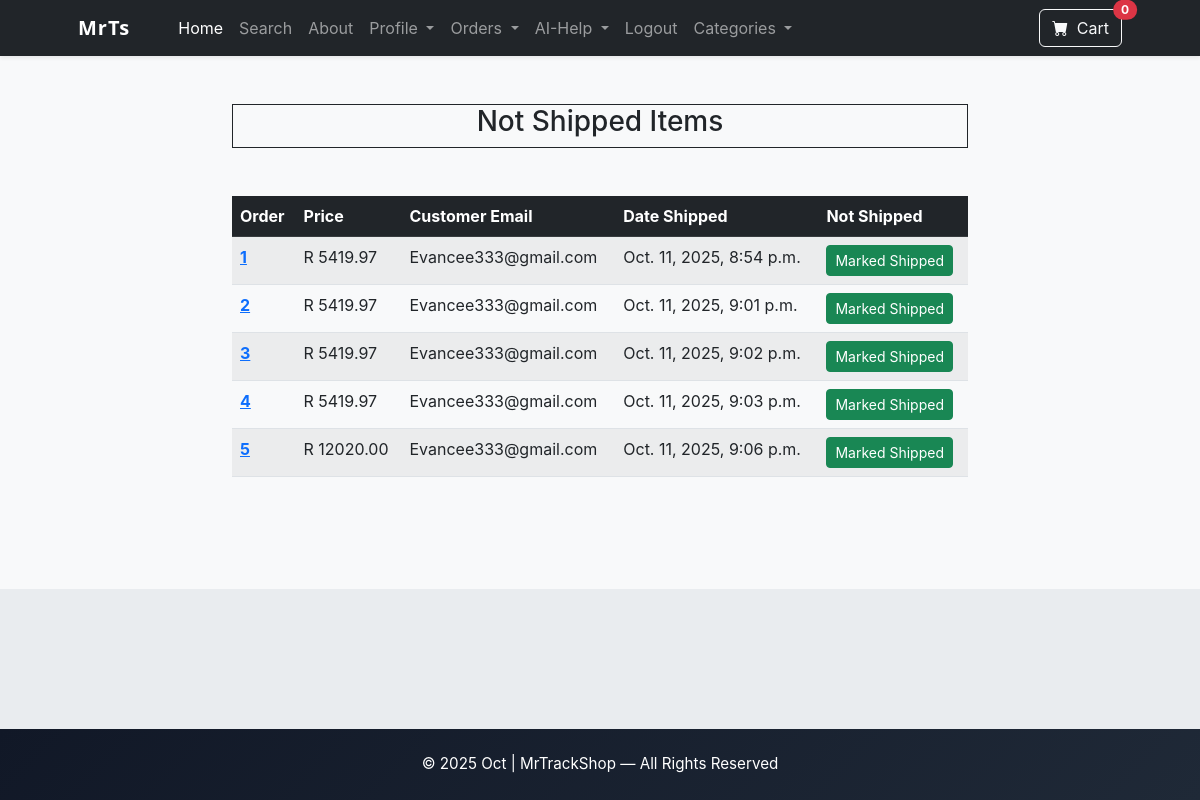
Before: /payment/not_shipped_dash/ (signed in) with the older database file.
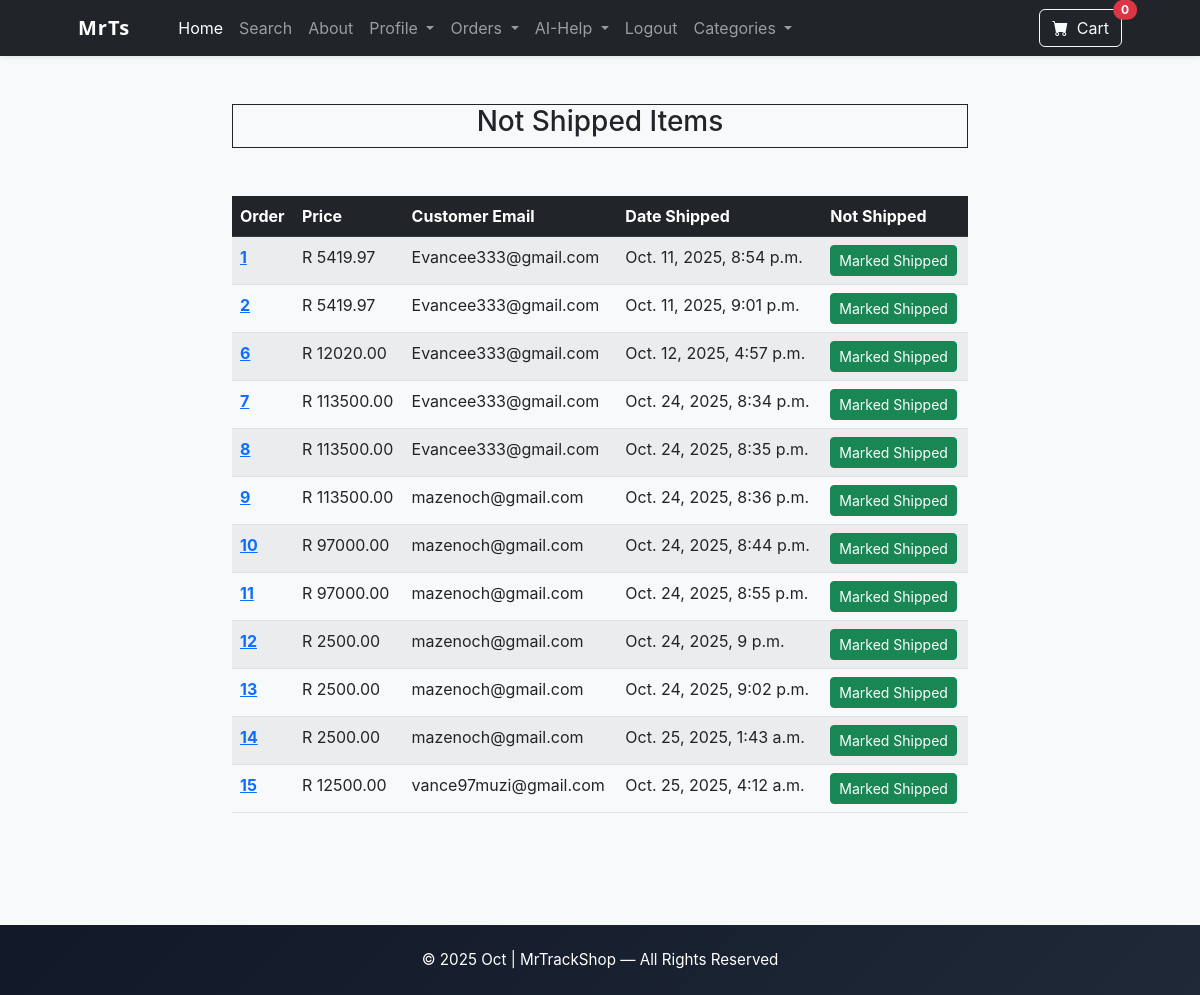
After: the same page with the newer database file.
### payment/models.py (models this page shows, shortened)
class Order(models.Model):
    user = models.ForeignKey(User, on_delete=models.CASCADE,null=True)
    full_name = models.CharField(max_length=250)
    email =models.EmailField(max_length=250)
    shipping_address = models.TextField(max_length=15000)
    amount_paid = models.DecimalField(max_digits=10,decimal_places=2)
    date_ordered = models.DateTimeField(auto_now_add=True)
    shipped = models.BooleanField(default=False)
    date_shipped = models.DateTimeField(blank=True, null=True)
    invoice = models.CharField(max_length=250,null=True,blank=True)
    paid = models.BooleanField(default=False)

### payment/views.py (the view)
# urls.py: path('not_shipped_dash/', views.not_shipped_dash, name='not_shipped_dash'),
def not_shipped_dash(request):
    if request.user.is_authenticated and request.user.is_superuser:
        orders = Order.objects.filter(shipped=False)
        if request.method == "POST":
            num = request.POST.get('num')
            order = Order.objects.filter(id=num)
            order.update(shipped=False)
            messages.success(request, "Shipping Status Updated! View the updated Table (Not Shipped).")
            return redirect('not_shipped_dash')
        return render(request, 'payments/not_shipped_dash.html', {"orders": orders})
    messages.error(request, "Access Denied.")
    return redirect('home')

### cart/cart.py (called while the page is built)
    def __len__(self):
        return len(self.cart)

### cart/context_processors.py (called while the page is built)
def cart(request):
    return {'cart': Cart(request)}

### payment/templates/payments/not_shipped_dash.html (shortened to what this page needs)
{% extends 'base.html' %}
{% block content %}
<section class="py-5 bg-light">
  <div class="container">
    <div class="row justify-content-center">
      <br/><br/>
        <div class="col-lg-8 col-md-10">
            <div class="border-sm border-radius border-dark border ">
                <h3 class="text-center ">Not Shipped Items</h3>
            </div>
        <br/><br/>
                <table class="table table-striped table-hover table-border">
  <thead class="table-dark">
    <tr>
      <th scope="col">Order</th>
      <th scope="col">Price</th>
      <th scope="col">Customer Email</th>
      <th scope="col">Date Shipped</th>
      <th scope="col">Not Shipped</th>
    </tr>
  </thead>
  <tbody >
    {% for item in orders %}
    <tr>
      <th scope="row"><a href="{% url 'orders' item.id %}">{{item.id}}</a></th>
      <td><span class="text-dark">R  </span>{{item.amount_paid}}</td>
      <td>{{item.email}}</td>
      <td>{{item.date_ordered}}</td>
      <td>
        <form method="POST">
            <button type="submit" class="btn btn-success btn-sm">Marked Shipped</button>
        </form>
      </td>
    </tr>
    {% endfor %}
  </tbody>
</table>
<br/><br/>
      </div>
    </div>
  </div>
</section>
{% endblock %}

Changed rows visible on the page:
no longer on this page (row edited): Order: id "3", amount_paid "5419.97", email "Evancee333@gmail.com", date_ordered "Oct. 11, 2025, 9:02 p.m."
removed Order: id "4", amount_paid "5419.97", email "Evancee333@gmail.com", date_ordered "Oct. 11, 2025, 9:03 p.m."
removed Order: id "5", amount_paid "12020.00", email "Evancee333@gmail.com", date_ordered "Oct. 11, 2025, 9:06 p.m."
added Order: id "6", amount_paid "12020.00", email "Evancee333@gmail.com", date_ordered "Oct. 12, 2025, 4:57 p.m."
added Order: id "7", amount_paid "113500.00", email "Evancee333@gmail.com", date_ordered "Oct. 24, 2025, 8:34 p.m."
added Order: id "8", amount_paid "113500.00", email "Evancee333@gmail.com", date_ordered "Oct. 24, 2025, 8:35 p.m."
added Order: id "9", amount_paid "113500.00", email "mazenoch@gmail.com", date_ordered "Oct. 24, 2025, 8:36 p.m."
added Order: id "10", amount_paid "97000.00", email "mazenoch@gmail.com", date_ordered "Oct. 24, 2025, 8:44 p.m."
added Order: id "11", amount_paid "97000.00", email "mazenoch@gmail.com", date_ordered "Oct. 24, 2025, 8:55 p.m."
added Order: id "12", amount_paid "2500.00", email "mazenoch@gmail.com", date_ordered "Oct. 24, 2025, 9 p.m."
added Order: id "13", amount_paid "2500.00", email "mazenoch@gmail.com", date_ordered "Oct. 24, 2025, 9:02 p.m."
added Order: id "14", amount_paid "2500.00", email "mazenoch@gmail.com", date_ordered "Oct. 25, 2025, 1:43 a.m."
added Order: id "15", amount_paid "12500.00", email "vance97muzi@gmail.com", date_ordered "Oct. 25, 2025, 4:12 a.m."
